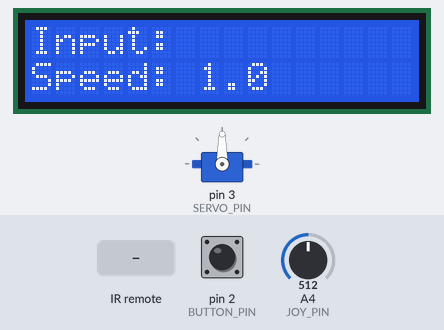
The program below on a simulated Arduino Uno, built with avr-gcc and run on an emulated ATmega328P. Parts: servo, 16×2 character LCD. The inputs (shaded band) are chosen by the test bench; at power-on: A4 (JOY_PIN) = 512, pin 2 (BUTTON_PIN) LOW. Random numbers use the default seed unless the program sets one.

Above: at 1.2 s.
1.3 s: infrared code 0xF609FF00 received
At 2.3 s:
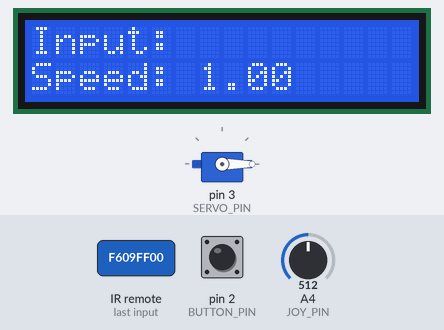
2.8 s: A4 (JOY_PIN) set to 687
4.3 s: A4 (JOY_PIN) set to 701
At 4.76 s:
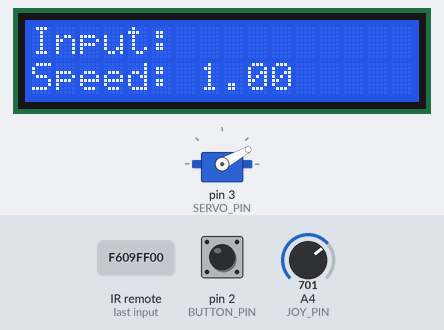
7.3 s: pin 2 (BUTTON_PIN) pulled HIGH for 1 s
At 7.45 s:
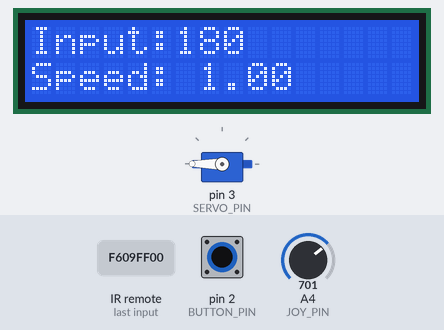
9.8 s: infrared code 0xBF40FF00 received
At 11.0 s:
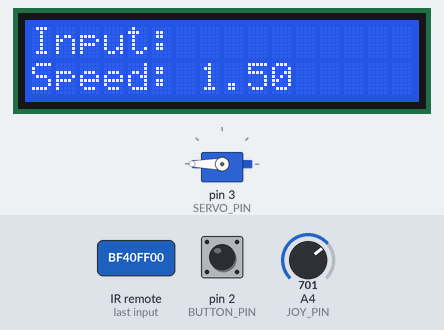
11.3 s: pin 2 (BUTTON_PIN) pulled HIGH for 0.15 s
At 12.2 s:
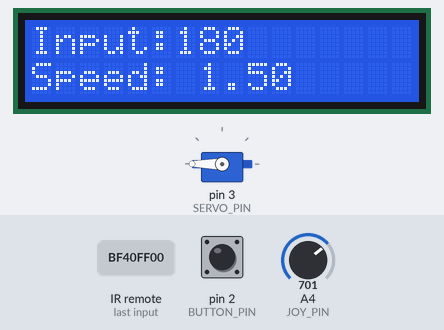
Timing chart, 0 to 13.9 s (numbered marks = the images above; inputs shaded):
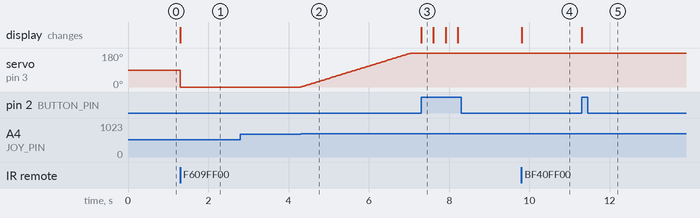

The program:

main.cpp
```cpp
#include <Arduino.h>
#include <Servo.h>
#include <IRremote.h>
#include <LiquidCrystal.h>
//LCD, servo motor, remote, joystick

Servo servo;
LiquidCrystal lcd(4,5,6,7,8,9);

int IR_PIN = 11;
int JOY_PIN = A4;
int BUTTON_PIN = 2;
int SERVO_PIN = 3;

String inputDegrees = ""; //tracks input
String lastInput = ""; //what was last shown on the LCD
unsigned long lastClick;
float lastSpeed = -1;

unsigned long code = 0; //remote
bool locked = false;

float speedMultiplier = 1.0;

float minSpeed = 0.5;   // slowest
float maxSpeed = 3.5;  // fastest
int servoAngle = 90;    // starts centered

void setup() {
  servo.attach(SERVO_PIN);
  pinMode(BUTTON_PIN, INPUT);
  IrReceiver.begin(IR_PIN);

  lcd.begin(16, 2);
  lcd.setCursor(0, 0);
  lcd.print("Input:");
  lcd.setCursor(0, 1);
  lcd.print("Speed: 1.0");

  Serial.begin(9600);
}

void updateLCD() {
    // only update line 1 if input changed
    if (inputDegrees != lastInput) {
        lcd.setCursor(6, 0);  // position after "Input:"
        lcd.print("         ");  // clear
        lcd.setCursor(6, 0);
        lcd.print(inputDegrees);
        lastInput = inputDegrees;
    }

    // only update line 2 if speed changed
    if (speedMultiplier != lastSpeed) {
        lcd.setCursor(7, 1);  // position after "Speed: "
        lcd.print("         ");  // clear
        lcd.setCursor(7, 1);
        lcd.print(speedMultiplier);
        lastSpeed = speedMultiplier;
    }
}

void loop() {
    code = 0;

    //remote decoder
    if (IrReceiver.decode()) {
        code = IrReceiver.decodedIRData.decodedRawData;
        IrReceiver.resume();
    }

    //check if we got a valid code and we're not locked
    if (code != 0 && code != 0xFFFFFFFF && !locked) {
        if (code == 0xF609FF00) {           // forward
            servoAngle = 0;
            servo.write(servoAngle);
        }
        else if (code == 0xF807FF00) {      // backward
            servoAngle = 180;
            servo.write(servoAngle);
        }
        else if (code == 0xBB44FF00) {      // test
            servoAngle = random(0, 180);
            servo.write(servoAngle);
        }
        else if (code == 0xBF40FF00) {      // +
            speedMultiplier = constrain(speedMultiplier + 0.5, minSpeed, maxSpeed);
        }
        else if (code == 0xE619FF00) {      // -
            speedMultiplier = constrain(speedMultiplier - 0.5, minSpeed, maxSpeed);
        }
        else if (code == 0xE916FF00) { inputDegrees += "0"; }
        else if (code == 0xF30CFF00) { inputDegrees += "1"; }
        else if (code == 0xE718FF00) { inputDegrees += "2"; }
        else if (code == 0xA15EFF00) { inputDegrees += "3"; }
        else if (code == 0xF708FF00) { inputDegrees += "4"; }
        else if (code == 0xE31CFF00) { inputDegrees += "5"; }
        else if (code == 0xA55AFF00) { inputDegrees += "6"; }
        else if (code == 0xBD42FF00) { inputDegrees += "7"; }
        else if (code == 0xAD52FF00) { inputDegrees += "8"; }
        else if (code == 0xB54AFF00) { inputDegrees += "9"; }
        else if (code == 0xEA15FF00) {  // OK button
          if (inputDegrees.length() > 0) {  // only if something was typed
            int target = inputDegrees.toInt();
            target = constrain(target, 0, 180);
            servoAngle = target;
            servo.write(servoAngle);
            inputDegrees = "";  // reset for next entry
          }
        }
        updateLCD();
    }

    //lock toggle
    if (digitalRead(BUTTON_PIN) == HIGH && millis() - lastClick > 300) {
       lastClick = millis();
       locked = !locked;

       if (locked) {
        // just got locked — show locked angle on LCD
        inputDegrees = String(servoAngle);
        updateLCD();
      }
      else {
          // just unlocked — clear the display
          inputDegrees = "";
          updateLCD();
      }
    }

    //joystick control (only if not locked)
    if (!locked) {
        int joyValue = analogRead(JOY_PIN);
        int centered = joyValue - 512;

        // deadzone - ignore tiny movements near center
        if (abs(centered) < 50) {
            centered = 0;
        }

        //--Serial output for debugging--
        //Serial.print("Joystick: ");
        //Serial.print(joyValue);
        //Serial.print(" | Speed: ");
        //Serial.print(speedMultiplier);
        //Serial.print(" | Angle: ");
        //Serial.println(servoAngle);

        servoAngle = servoAngle + (centered * speedMultiplier * 0.0055); //a bunch of tweaking here
        servoAngle = constrain(servoAngle, 0, 180);
        servo.write(servoAngle);
        delay(15);
    }

}
```

Measured:
- the behaviour switches between 693 and 694 on A4 (JOY_PIN) (found by bisection; images 1 and 2)
- after the input at 1.3 s, servo on pin 3 (SERVO_PIN): 90° → 0° at once; the display: changes at once (image 1)
- after the input at 2.8 s, every drawn part: stays the same
- after the input at 4.3 s, servo on pin 3 (SERVO_PIN): moves from 0° to 180° over 2.8 s, starting at once
- after the input at 7.3 s, the display: changes at once (image 3)
- after the input at 9.8 s, the display: changes at once (image 4)
- after the input at 11.3 s, the display: changes at once (image 5)
